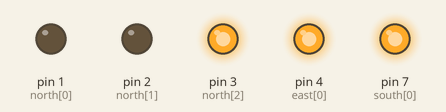
The sketch below on a simulated Arduino Uno, built with avr-gcc and run on an emulated ATmega328P. Shown: output pins drawn as LEDs (lit = HIGH).

Above: at 0.1 s.
At 10.1 s:
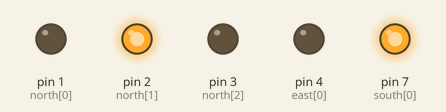
At 18.1 s:
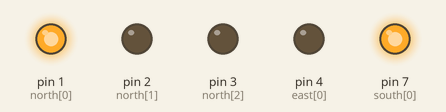
At 28.1 s:
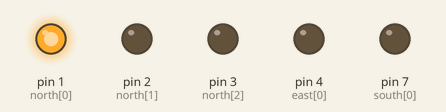
At 36.1 s:
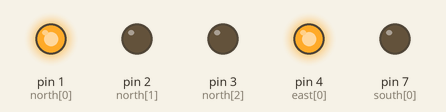
Timing chart, 0 to 37.6 s (numbered marks = the images above):
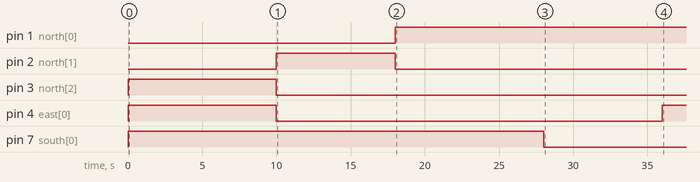

The sketch:

Task1_Amlan_Tripathy.ino.ino
```cpp
//declaring the pins to be connected to led
int north[]={1,2,3};
int east[]={4,5,6};
int south[]={7,8,9};
int west[]={10,11,12};
int red=10000;
int yellow=8000;
void setup() {
  // put your setup code here, to run once:
int i;
//initialing the pins to be output pins
for(i=0;i<3;i++)
  pinMode(north[i],OUTPUT);
  pinMode(east[i],OUTPUT);
  pinMode(south[i],OUTPUT);
  pinMode(west[i],OUTPUT);

}

void loop() {
  // put your main code here, to run repeatedly:
  //making the green in north and red led in other direction on
  digitalWrite(north[2],HIGH);
  digitalWrite(east[0],HIGH);
  digitalWrite(south[0],HIGH);
  digitalWrite(west[0],HIGH);
  delay(red);
  //making the yellow led in north and east direction on
  digitalWrite(north[2],LOW);
  digitalWrite(north[1],HIGH);
  digitalWrite(east[0],LOW);
  digitalWrite(east[1],HIGH);
  delay(yellow);
  //putting off the yellow led that was made on
  digitalWrite(north[1],LOW);
  digitalWrite(east[1],LOW);
 //making the green led in east and red led in other direction on
  digitalWrite(north[0],HIGH);
  digitalWrite(east[2],HIGH);
  digitalWrite(south[0],HIGH);
  digitalWrite(west[0],HIGH);
  delay(red);
 //making the yellow led in east and south direction on
  digitalWrite(east[2],LOW);
  digitalWrite(east[1],HIGH);
  digitalWrite(south[0],LOW);
  digitalWrite(south[1],HIGH);
  delay(yellow);
 //switching off the yellow led
  digitalWrite(east[1],LOW);
  digitalWrite(south[1],LOW);
 //switching on the green led in south and red led in all other direction
  digitalWrite(north[0],HIGH);
  digitalWrite(east[0],HIGH);
  digitalWrite(south[2],HIGH);
  digitalWrite(west[0],HIGH);
  delay(red);
 //switching on the yellow led in south and west direction
  digitalWrite(south[2],LOW);
  digitalWrite(south[1],HIGH);
  digitalWrite(west[0],LOW);
  digitalWrite(west[1],HIGH);
  delay(yellow);
 //switching off the yellow led
  digitalWrite(south[1],LOW);
  digitalWrite(west[1],LOW);
 //switching on the green led in west and red led in all other direction on
  digitalWrite(north[0],HIGH);
  digitalWrite(east[0],HIGH);
  digitalWrite(south[0],HIGH);
  digitalWrite(west[2],HIGH);
  delay(red);
 //switching on the yellow led in north and west
  digitalWrite(north[0],LOW);
  digitalWrite(north[1],HIGH);
  digitalWrite(west[2],LOW);
  digitalWrite(west[1],HIGH);
  delay(yellow);
 //switching off the yellow led
  digitalWrite(north[1],LOW);
  digitalWrite(west[1],LOW);


}
```

Measured:
- by itself, pin 1 (north[0]): LOW → HIGH at 18.0 s
- by itself, pin 2 (north[1]): LOW → HIGH at 10.0 s, → LOW 8.0 s later
- by itself, pin 3 (north[2]): LOW → HIGH at 0.00 s, → LOW 10.0 s later
- by itself, pin 4 (east[0]): LOW → HIGH at 0.00 s, → LOW 10.0 s later, → HIGH 26.0 s later
- by itself, pin 7 (south[0]): LOW → HIGH at 0.00 s, → LOW 28.0 s later
